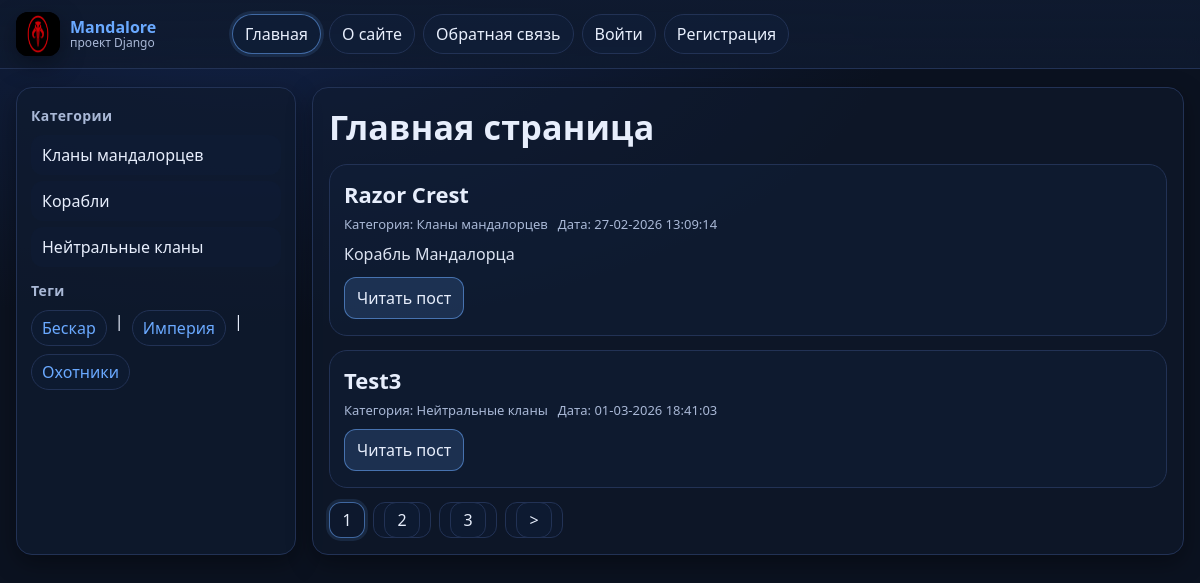
/, run on an earlier commit of the app's database.
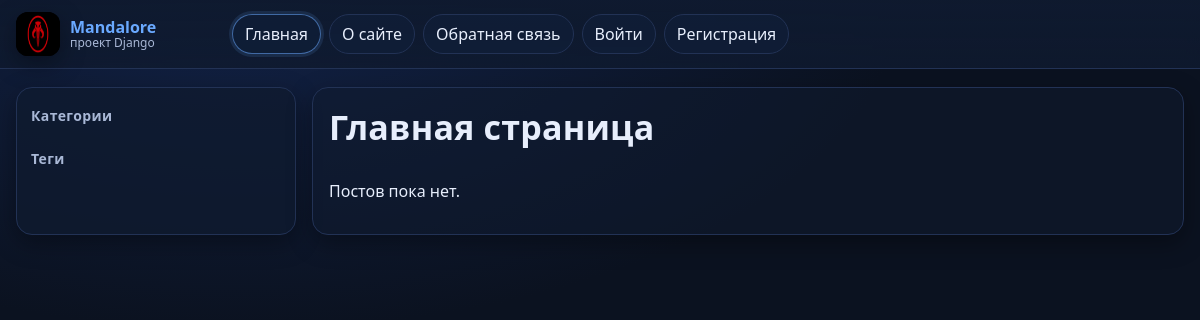
And on a later commit of the database.
### mandalore/models.py (models this page shows, shortened)
class Category(models.Model):
    name = models.CharField(max_length=100, db_index=True, verbose_name="Категория")
    slug = models.SlugField(max_length=255, unique=True, db_index=True)
    def __str__(self):
        return self.name

class TagPost(models.Model):
    tag = models.CharField(max_length=100, db_index=True)
    slug = models.SlugField(max_length=255, unique=True, db_index=True)

class Starship(models.Model):
    title = models.CharField(max_length=255, verbose_name="Заголовок")
    slug = models.SlugField(max_length=255, db_index=True, unique=True)
    content = models.TextField(blank=True, verbose_name="Текст")
    time_create = models.DateTimeField(auto_now_add=True, verbose_name="Время создания")
    time_update = models.DateTimeField(auto_now=True, verbose_name="Время изменения")
    is_published = models.IntegerField(choices=PublishStatus.choices,
                                       default=PublishStatus.PUBLISHED,
                                       verbose_name="Статус")
    objects = models.Manager()
    published = PublishedManager()
    cat = models.ForeignKey('Category', on_delete=models.PROTECT,
                            related_name='posts', verbose_name="Категория")
    tags = models.ManyToManyField('TagPost', blank=True,
                                  related_name='tags', verbose_name="Теги")
    passport = models.OneToOneField('ShipPassport', on_delete=models.SET_NULL,
                                    null=True, blank=True, related_name='starship')
    photo = models.ImageField(
        upload_to="photos/%Y/%m/%d/",
        default=None,
        blank=True,
        null=True,
        verbose_name="Фото"
    )
    author = models.ForeignKey(
        get_user_model(),
        on_delete=models.SET_NULL,
        null=True,
        blank=True,
        related_name='posts',
        verbose_name='Автор'
    )
    def get_absolute_url(self):
        return reverse('post', kwargs={'post_slug': self.slug})
    class Meta:
        verbose_name = 'Статья'
        verbose_name_plural = 'Статьи'
        permissions = [
            ('can_publish_starship', 'Может публиковать статьи'),
        ]

### mandalore/views.py (the view)
# urls.py: path('', views.StarshipHome.as_view(), name='home'),
class StarshipHome(DataMixin, ListView):
    template_name = 'mandalore/index.html'
    context_object_name = 'posts'
    paginate_by = 2
    def get_queryset(self):
        return Starship.objects.filter(is_published=1).select_related('cat')
    def get_context_data(self, **kwargs):
        context = super().get_context_data(**kwargs)
        c_def = self.get_user_context(title='Главная страница', cat_selected=0)
        return {**context, **c_def}

### mandalore/templatetags/mandalore_tags.py (called while the page is built)
@register.inclusion_tag('mandalore/list_tags.html')
def show_all_tags():
    return {"tags": TagPost.objects.annotate(total=Count("tags")).filter(total__gt=0)}

@register.inclusion_tag('mandalore/list_categories.html')
def show_categories(cat_selected_id=0):
    cats = Category.objects.annotate(total=Count("posts")).filter(total__gt=0)
    return {"cats": cats, "cat_selected": cat_selected_id}

### mandalore/views.py (called while the page is built)
    def get_user_context(self, **kwargs):
        context = kwargs
        context['menu'] = menu
        if 'cat_selected' not in context:
            context['cat_selected'] = 0
        return context

### mandalore/templates/mandalore/index.html (shortened to what this page needs)
{% extends 'base.html' %}
{% block content %}
<h1 class="page-title">{{ title }}</h1>
<div class="posts">
    {% for p in page_obj %}
        <article class="card">
            <div class="card-body">
                <h2>{{ p.title }}</h2>
                <div class="meta">
                    <span>Категория: {{ p.cat }}</span>
                    <span>Дата: {{ p.time_update|date:"d-m-Y H:i:s" }}</span>
                </div>
                {% if p.content %}
                    <p class="card-text">{{ p.content|truncatewords:45 }}</p>
                {% endif %}
                <div style="display:flex; gap:10px; flex-wrap:wrap;">
                    <a class="btn btn-primary" href="{{ p.get_absolute_url }}">Читать пост</a>
                </div>
            </div>
        </article>
    {% empty %}
        <p>Постов пока нет.</p>
    {% endfor %}
</div>
{% if is_paginated %}
<nav class="list-pages">
    <ul>
        {% for p in paginator.page_range %}
            {% if page_obj.number == p %}
                <li class="page-num page-num-selected">{{ p }}</li>
            {% else %}
                <li class="page-num"><a href="?page={{ p }}">{{ p }}</a></li>
            {% endif %}
        {% endfor %}
        {% if page_obj.has_next %}
            <li class="page-num"><a href="?page={{ page_obj.next_page_number }}">&gt;</a></li>
        {% endif %}
    </ul>
</nav>
{% endif %}
{% endblock %}

### templates/base.html (shortened to what this page needs)
{% load static mandalore_tags %}
<!doctype html>
<html lang="ru">
<head>
    <link rel="stylesheet" href="{% static 'mandalore/css/styles.css' %}">
</head>
<body>
<header class="topbar">
    <div class="topbar-inner">
        <a class="brand" href="{% url 'home' %}">
            <img src="{% static 'mandalore/images/logo.png' %}" alt="logo">
            <div class="brand-title">
                <b>Mandalore</b>
                <span>проект Django</span>
            </div>
        </a>
        <nav class="tabs">
            {% for m in menu %}
                {% if m.url_name == 'addpage' %}
                    {% if request.user.is_authenticated and perms.mandalore.add_starship %}
                        <a class="tab {% if request.resolver_match.url_name == m.url_name %}active{% endif %}"
                           href="{% url m.url_name %}">
                            {{ m.title }}
                        </a>
                    {% endif %}
                {% elif m.url_name == 'login' %}
                {% else %}
                    <a class="tab {% if request.resolver_match.url_name == m.url_name %}active{% endif %}"
                       href="{% url m.url_name %}">
                        {{ m.title }}
                    </a>
                {% endif %}
            {% endfor %}
            {% if request.user.is_authenticated %}
                <span class="user-chip">{{ request.user.username }}</span>
                {% if request.user.pk %}
                    <a class="tab {% if request.resolver_match.url_name == 'profile' %}active{% endif %}"
                       href="{% url 'users:profile' request.user.pk %}">
                        Профиль
                    </a>
                {% endif %}
                <a class="tab" href="{% url 'users:logout' %}">Выйти</a>
            {% else %}
                <a class="tab {% if request.resolver_match.url_name == 'login' %}active{% endif %}"
                   href="{% url 'users:login' %}">Войти</a>
                <a class="tab {% if request.resolver_match.url_name == 'register' %}active{% endif %}"
                   href="{% url 'users:register' %}">Регистрация</a>
            {% endif %}
        </nav>
    </div>
</header>
<div class="container">
    <aside class="sidebar">
        <div class="side-title">Категории</div>
        <ul class="side-list">
            {% show_categories cat_selected %}
        </ul>
        <div class="side-title" style="margin-top:14px;">Теги</div>
        <div class="tags">
            {% show_all_tags %}
        </div>
    </aside>
    <main class="content">
        {% block content %}{% endblock %}
    </main>
</div>
</body>
</html>

### mandalore/templates/mandalore/list_categories.html
{% for cat in cats %}
    {% if cat.id == cat_selected %}
        <li class="selected">{{ cat.name }}</li>
    {% else %}
        <li><a href="{% url 'category' cat.id %}">{{ cat.name }}</a></li>
    {% endif %}
{% endfor %}

### mandalore/templates/mandalore/list_tags.html
{% for t in tags %}
  <a href="#">{{ t.tag }}</a>{% if not forloop.last %} | {% endif %}
{% endfor %}

### mandalore/static/mandalore/css/styles.css (style rules this page uses)
:root { --bg:#0b1220; --panel:#0f1a2f; --panel2:#101f3a; --text:#e7eefc; --muted:#a9b8d6; --line:#223255; --brand:#ff3b3b; --accent:#6aa9ff; --ok:#36d399; --warn:#fbbf24; --danger:#fb7185; --shadow: 0 8px 24px rgba(0,0,0,.35); }
* { box-sizing:border-box }
html,body { height:100% }
body { margin:0; font-family: system-ui, -apple-system, Segoe UI, Roboto, Arial, "Noto Sans", "Helvetica Neue", sans-serif; background: radial-gradient(1200px 600px at 20% 0%, #122246 0%, var(--bg) 55%); color:var(--text); }
a { color:var(--accent); text-decoration:none }
.topbar { position:sticky; top:0; z-index:50; background: linear-gradient(180deg, rgba(15,26,47,.98), rgba(15,26,47,.86)); backdrop-filter: blur(8px); border-bottom:1px solid var(--line); }
.topbar-inner { max-width:1200px; margin:0 auto; padding:12px 16px; display:flex; align-items:center; gap:16px; }
.brand { display:flex; align-items:center; gap:10px; min-width:200px; }
.brand img { width:44px; height:44px; border-radius:12px; background:#000; box-shadow: var(--shadow); }
.brand-title { display:flex; flex-direction:column; line-height:1.1; }
.brand-title b { font-size:16px }
.brand-title span { font-size:12px; color:var(--muted) }
.tabs { display:flex; flex-wrap:wrap; gap:8px; align-items:center; }
.tab { display:inline-flex; align-items:center; gap:8px; padding:8px 12px; border:1px solid var(--line); border-radius:999px; background: rgba(16,31,58,.65); color:var(--text); transition:.15s; }
.tab.active { border-color: rgba(106,169,255,.55); box-shadow: 0 0 0 3px rgba(106,169,255,.12); }
.container { max-width:1200px; margin:0 auto; padding:18px 16px 28px; display:grid; grid-template-columns: 280px 1fr; gap:16px; }
.sidebar { background: rgba(15,26,47,.78); border:1px solid var(--line); border-radius:16px; padding:14px; box-shadow: var(--shadow); }
.side-title { margin:4px 0 10px; font-weight:700; font-size:14px; color:var(--muted); letter-spacing:.4px; }
.content { background: rgba(15,26,47,.55); border:1px solid var(--line); border-radius:16px; padding:16px; box-shadow: var(--shadow); }
.page-title { margin:0 0 14px; font-size:34px; letter-spacing:.2px; }
.posts { display:flex; flex-direction:column; gap:14px; }

What changed in the data, as far as the page shows it:
removed Category: name "Кланы мандалорцев"
removed Category: name "Корабли"
removed Category: name "Нейтральные кланы"
removed TagPost: tag "Бескар"
removed TagPost: tag "Империя"
removed TagPost: tag "Охотники"
removed Starship: title "Razor Crest", cat "Кланы мандалорцев", time_update "27-02-2026 13:09:14", content "Корабль Мандалорца"
removed Starship: title "Test3", cat "Нейтральные кланы", time_update "01-03-2026 18:41:03"
Also different on the page:
text now shown: "Постов пока нет."
list line gone: "1"
list line gone: "2"
list line gone: "3"
